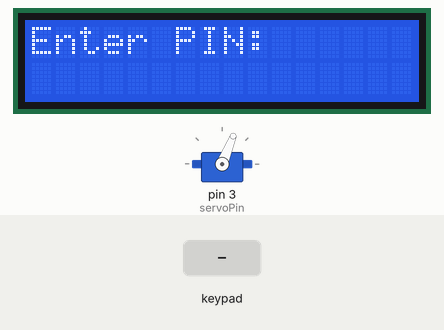
This sketch was run on a simulated Arduino Uno, built with avr-gcc and run on an emulated ATmega328P. On the bench: servo, 16×2 character LCD. Inputs (shaded band) come from the test bench. What the sketch prints to the serial monitor is not drawn.

Above: at 1.2 s.
1.3 s: keypad keys 7 6 5 4 * pressed 0.4 s apart
At 3.2 s:
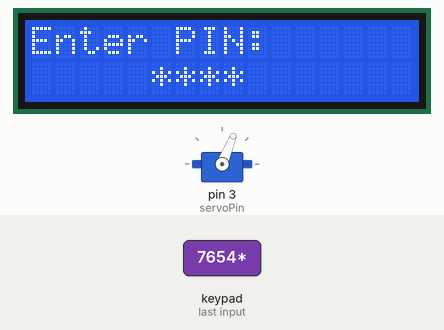
6.3 s: key '1' pressed
At 9.11 s:
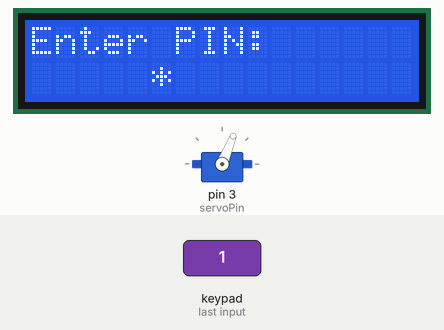
9.3 s: key '2' pressed
At 9.9 s:
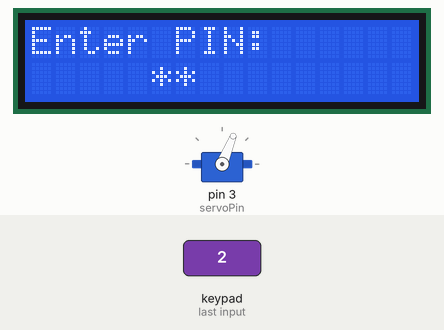
Timing chart, 0 to 12.3 s (numbered marks = the images above; inputs shaded):
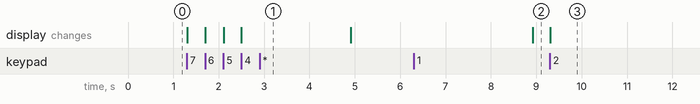

The sketch:

Revised_Arduino_and_Pi_Connect.ino
```cpp
#include <Keypad.h>
#include <LiquidCrystal.h>
#include <Servo.h>

String tempPassword = ""; // String variable to hold the PIN that will be entered
boolean unlocked = false; // lock is not yet unlocked
int failCount = 0; // initialize the number of times that the code was entered incorrectly to 0


// ======== MOTOR CLASS ========= //
/*
*  This class provides the angles that the motor would
*  spin to, as well as the methods necessary to get these
*  angles as well as open and close the "lock" by setting
*  the servo to move to these angles. Utilizes the Servo.h
*  library, which provides basic servo attach and write
*  methods.
*/
Servo servo; // create an instance of Servo called servo

class Motor {
  // list of all the private variables
  private:
    const int openAngle = 178; // the angle at which the servo should be in order to open lock
    const int closeAngle = 68; // the angle at which the servo should be in order to close lock
    const int servoPin = 3; // the digital I/O pin to which the servo is connected

  // list of all the public methods
  public:
    Motor();
    int getOpenAngle();
    int getCloseAngle();
    void motorSetup();
    void motorOpenAndClose();
};

// Constructor
Motor::Motor() {
}

// Getter for the angle that opens the lock
int Motor::getOpenAngle() {
  return this->openAngle;
}

// Getter for the angle that closes the lock
int Motor::getCloseAngle() {
  return this->closeAngle;
}

/*
*  Initializes the servo motor to the right pin
*  on the Arduino and sets the angle to the
*  close angle
*/
void Motor::motorSetup() {
  servo.attach(servoPin); // initialize the servo to be connected to
                          // the right digital I/O pin on the Arduino
  servo.write(closeAngle);
}

/*
*  Opens the lock by turning the servo to the
*  open angle and then closes the lock by turning
*  the servo to the close angle
*/
void Motor::motorOpenAndClose() {
  servo.write(openAngle);
  delay(3000); // wait for a few seconds to allow the user to enter through the entrance
  servo.write(closeAngle);
}

Motor* motor; // create an instance of motor to be used in the main loop


// ========= LCD CLASS ========== //
/*
*  This class contains all the messages that are to be
*  displayed on the LCD screen, as well as the methods
*  that sets up, and writes messages to the LCD. Uses the LiquidCrystal.h
*  library, which provides basic LCD begin, clear, setCursor, and print
*  methods.
*/

// create a LiquidCrystal.h LiquidCrystal with pins 8-13, where:
// pins 8-11 are data pins D4-D7
// pin 12 is the E (enable) pin
// pin 13 is the RS (register select) pin
LiquidCrystal lcd(13, 12, 11, 10, 9, 8);

const String enterPinMessage = "Enter PIN:";
const String unlockedMessage = "Unlocked";
const String correctPinMessage = "Correct PIN";
const String incorrectPinMessage = "Wrong! Try again";
const String wrongFiveTimesMessage = "Wrong 5 times";
const String timedOutMessage = "Timed out";

/*
*  Setup the LCD display using the LiquidCrystal.h
*  begin method
*/
void lcdSetup() {
  lcd.begin(16,2);
}

// Method to display the Enter Pin message
void lcdEnterPinMessage() {
  lcd.clear();
  lcd.setCursor(0,0); // move cursor to top left corner of LCD display
  lcd.print(enterPinMessage);
}

// Method to display the Correct PIN and Unlocked message
void lcdUnlockedMessage() {
  lcd.clear();
  lcd.setCursor(0,0);
  lcd.print(correctPinMessage);
  lcd.setCursor(0,1); // move cursor to the second line, far left of LCD display
  lcd.print(unlockedMessage);
}

// Method to display the Incorrect PIN message
void lcdIncorrectPinMessage() {
  lcd.setCursor(0,1);
  lcd.print(incorrectPinMessage);
}

// Method to display the Wrong Five Times message and Timed Out message
void lcdTimedOutMessage() {
  lcd.clear();
  lcd.setCursor(0,0);
  lcd.print(wrongFiveTimesMessage);
  lcd.setCursor(0,1);
  lcd.print(timedOutMessage);
}


// ========= KEYPAD CLASS ========= //
/*
*  The Keypad class contains variables that describe the keypad
*  structure, as well as methods that take in a PIN and store it
*  in a string variable and sends this PIN to the server in order
*  to get it verified. Utilizes the Keypad.h library for basic
*  methods like getKey.
*/

char keys[4][3] = { //declare an array that describes the physical 4x3 keypad
  {'1','2','3'},
  {'4','5','6'},
  {'7','8','9'},
  {'*','0','#'}
};

byte rowPins[4] = {7, 6, 5, 4}; // the digital I/O pins that are used to control the rows of the keypad
byte colPins[3] = {14, 2, 15}; // the analog pins (14 and 15) and digital I/O pin that are used to
                               // control the columns of the keypad

char keypressed; // char variable used to store the character that is pressed on the keypad

/*
* Initialize an instance of class Keypad (from Keypad.h); requires the 4x3 array of keys,
* the array of pins controlling the rows, the array of pins controlling the columns,
* the number of rows, and the number of columns
*/
Keypad mykeypad = Keypad(makeKeymap(keys), rowPins, colPins, 4, 3);

/*
*  Method used to continuously take in characters of the key pressed and
*  display '*' to represent the numbers of the PIN until
*  four characters have been taken in and the '*' is pressed. Sets the
*  tempPassword to equal this taken-in PIN and returns the tempPassword
*/
String keypadEnterPin() {
  int placeCursor=5; // start the cursor at the center of the LCD display to center the entered PIN
  int numKeysPressed=1; // variable to keep track of how many keys have been pressed so far
  tempPassword = ""; // ensure that the variable that stores the password to be entered is blank first

  while(keypressed != '*') {
    keypressed = mykeypad.getKey(); // use a Keypad.h function to get key
    if (keypressed != NO_KEY && numKeysPressed <= 4){
      if (keypressed == '0' || keypressed == '1' || keypressed == '2' || keypressed == '3' ||
          keypressed == '4' || keypressed == '5' || keypressed == '6' || keypressed == '7' ||
          keypressed == '8' || keypressed == '9' ) {
        tempPassword += keypressed; // add the character pressed to the temporary password
        lcd.setCursor(placeCursor,1);
        lcd.print("*");
        placeCursor++; // advance the cursor one spot to the right
                       // in order to display the '*' that represents the PIN
        numKeysPressed++;
      }
    }
  }
  return tempPassword;
}

/*
*  Method that takes in the entered password, sends it to the
*  server in order for it to be verified, and receives a '1'
*  back if the PIN was correct and sets the unlocked variable
*  accordingly to be returned.
*/
boolean keypadVerifyPin(String tempPassword) {

  // verify that the PIN is of the correct length
  if(tempPassword.length() == 4) {
	  Serial.println(tempPassword); // send the PIN to the server through serial interface

	  delay(2000); // wait for the server to validate PIN and send a signal back

	  // receive signal sent from server, if '1' then PIN was correct, set unlocked to true
	  if(Serial.read() == '1') {
	    unlocked = true;
	  }
	  // PIN was incorrect, set unlocked to false
	  else {
	    unlocked = false;
	  }
  }

  return unlocked;
}


/*
*  Sets up the Arduino and all the hardware components that are attached to it
*/
void setup() {
    // Initializes the serial baud rate to 9600 in order to communicate with the server
    Serial.begin(9600);

    // Sets up the analog pins 14 and 15 to be inputs in order to use with the keypad
    pinMode(14, INPUT);
    pinMode(15, INPUT);

    // Create an instance of the motor class and initializes it
    motor = new Motor();
    motor -> motorSetup();

    // Initializes the LCD
    lcdSetup();
}


/*
*  Continuous loop that allows user to enter a PIN, have the PIN
*  sent to the server to be verified, and either open and close the
*  lock according to the message received from the server, or
*  keep the lock closed and inflict a time out if the PIN has been
*  entered incorrectly five times.
*/
void loop() {

  lcdEnterPinMessage(); // display "Enter PIN: " on the LCD

  // if the PIN entered on the keypad is valid, display
  // unlocked message and make motor move to unlock door
  if (keypadVerifyPin(keypadEnterPin())){
    lcdUnlockedMessage();
    motor -> motorOpenAndClose();
    unlocked = false; // set unlocked back to false for the next cycle
    //failCount = 0;
  }
  else {
    lcdIncorrectPinMessage();
    delay(2000); // display the incorrect PIN message for two seconds
    failCount++; // increment the number of times that the PIN was entered incorrectly
  }

  delay(2000);
  // if the server sent back a '5' and the failCount reached 5, time out
  if (Serial.read() == '5' && failCount >= 5) {
    lcdTimedOutMessage();
    delay(10000); // time out for 10 seconds
    failCount = 0; // reset the failCount back to 0 for the next cycle
  }

  keypressed = mykeypad.getKey(); // keeps the keypad expectant for a key
 }
```

Measured:
- after the input at 1.3 s, the display: first changes at once (image 1 shows a later state)
- after the input at 6.3 s, the display: changes after 2.6 s (image 2)
- after the input at 9.3 s, the display: changes at once (image 3)
